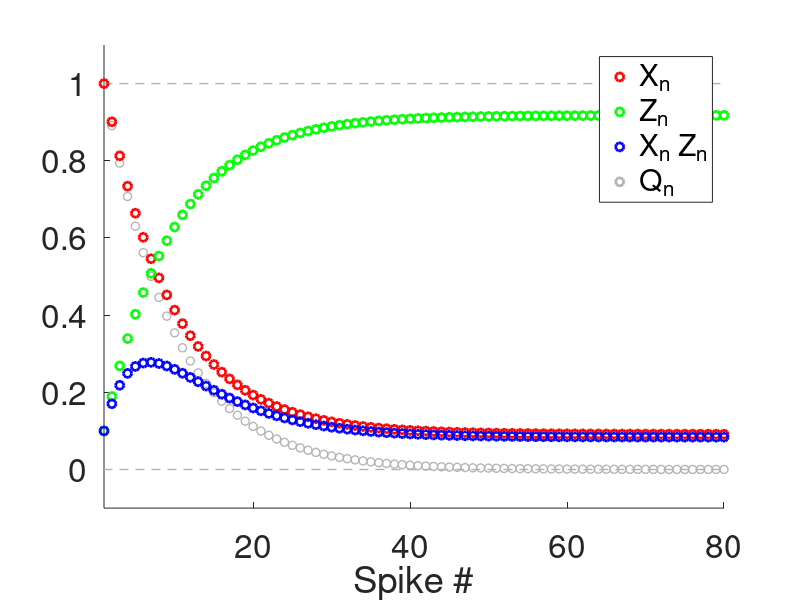
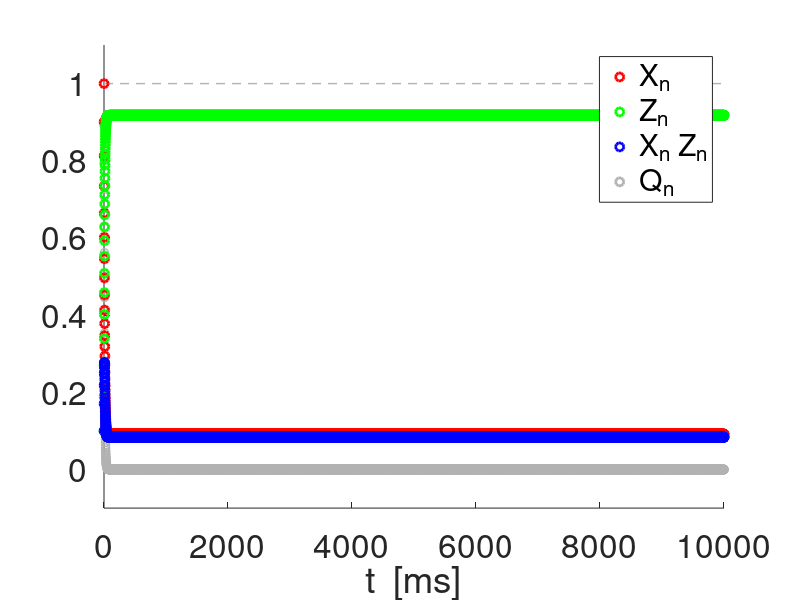
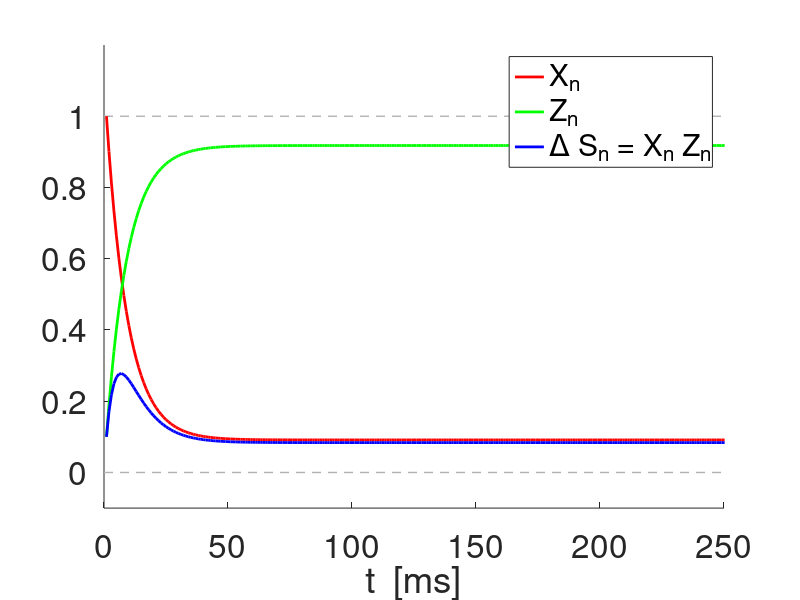

These charts were generated, in order, by the following MATLAB code:
% 2021-04-05

% DA model: evolution governed by the solution to the difference equations
% given by
% 
% Xn = Xss + Q(adep,taudep)^(n-1) (X1-Xss)
%
% Zn = Zss = Q(afac,taufac)^(n-1) (Z1-Zss)
%
% Q(astd,taustd) = (1-astd)*exp(-Deltaspk/taustd)
%
% Analysis of the dynamics of Q(astd,taustd)
%
% DA: Dayan & Abbott (2001)
%

clearvars;
close all;

lightblueish = [.4 .6 .9];
lightcoral = [0.94 0.5 0.5];
lightsalmon = [0.9 0.5 0.4];
mediumacquamarine = [0.4 0.8 0.6];
lightgray = [.7 .7 .7];
darkgray = [.3 .3 .3];
darkgray2 = [.1 .1 .1];


% Functions

Q=@(a,tau,Delta) (1-a).*exp(-Delta/tau);
Xbar=@(a,tau,Delta,Xinf) (1-exp(-Delta/tau))*Xinf./(1-(1-a).*exp(-Delta/tau));
Zbar=@(a,tau,Delta,Zinf) ((1-exp(-Delta/tau))*(1-a)*Zinf+a)./(1-(1-a).*exp(-Delta/tau));

% Parameters

% Reference parameter values:
%
% adep = 0.1;
% afac = 0.1;
Xinf = 1;
Zinf = 0;

astp = 0.1;
taustp = 100;

SpkFreqin = 1000;
SpkPerin = 1000/SpkFreqin;
Deltaspk = SpkPerin;


Nspk = 10000;
nvec = 1:1:Nspk;
Qn = Q(astp,taustp,Deltaspk).^(nvec-1);

% figure
% hold on
% plot(nvec,Qn,'o','Color',lightgray,'linewidth',2);
% axis([1 Nspk -0.1 1.1]);
% set(gca,'fontsize',24);
% xlabel('Spike #');

Xn = Xbar(astp,taustp,Deltaspk,Xinf)*(1-Qn)+Qn*1; 
Zn = Zbar(astp,taustp,Deltaspk,Zinf)*(1-Qn)+Qn*astp; 

figure
hold on
plot(-100,-100,'or','linewidth',2);
plot(-100,-100,'og','linewidth',2);
plot(-100,-100,'ob','linewidth',2);
plot(-100,-100,'o','Color',lightgray','linewidth',2);
plot([0 Nspk],[0 0],'--','Color',lightgray','linewidth',1);
plot([0 Nspk],[1 1],'--','Color',lightgray','linewidth',1);
plot(nvec,Qn,'o','Color',lightgray,'linewidth',1);
plot(nvec,Xn,'or','linewidth',2);
plot(nvec,Zn,'og','linewidth',2);
plot(nvec,Xn.*Zn,'ob','linewidth',2);
axis([1 80 -0.1 1.1]);
set(gca,'fontsize',24);
xlabel('Spike #');
legend('X_n','Z_n','X_n Z_n','Q_n');

tvec = nvec*Deltaspk;

figure
hold on
plot(-100,-100,'or','linewidth',2);
plot(-100,-100,'og','linewidth',2);
plot(-100,-100,'ob','linewidth',2);
plot(-100,-100,'o','Color',lightgray','linewidth',2);
plot([0 Nspk],[0 0],'--','Color',lightgray','linewidth',1);
plot([0 Nspk],[1 1],'--','Color',lightgray','linewidth',1);
plot(tvec,Qn,'o','Color',lightgray,'linewidth',1);
plot(tvec,Xn,'or','linewidth',2);
plot(tvec,Zn,'og','linewidth',2);
plot(tvec,Xn.*Zn,'ob','linewidth',2);
axis([0 Nspk*Deltaspk -0.1 1.1]);
set(gca,'fontsize',24);
xlabel('t  [ms]');
legend('X_n','Z_n','X_n Z_n','Q_n');

figure
hold on
plot(-100,-100,'-r','linewidth',2);
plot(-100,-100,'-g','linewidth',2);
plot(-100,-100,'-b','linewidth',2);
plot(-100,-100,'o','Color',lightgray','linewidth',2);
plot([0 1000],[0 0],'--','Color',lightgray','linewidth',1);
plot([0 1000],[1 1],'--','Color',lightgray','linewidth',1);
plot(tvec,Xn,'-r','linewidth',2);
plot(tvec,Zn,'-g','linewidth',2);
plot(tvec,Xn.*Zn,'-b','linewidth',2);
axis([0 250 -0.1 1.2]);
set(gca,'fontsize',24);
xlabel('t  [ms]');
legend('X_n','Z_n','\Delta S_n = X_n Z_n');




% Time scale for Q (time it takes for Q to decrease from Q=1 to Q = 0.37)
% sgma

alpha = 0.37;
sgma = log(alpha)/log(Q(astp,taustp,Deltaspk));


% Time scales for Xn and Zn (time it takes for Xn and  Zn to decrease from
% X1 and Z1 to X1*0.37 and Z1*0.37, respectively
% sgmad and sgmaf

adep = astp;
afac = astp;
taudep = taustp;
taufac = taustp;

sgmad = log(alpha)/log(Q(adep,taudep,Deltaspk));

% log((alpha*Xn(1)-Xbar(adep,taudep,Deltaspk,Xinf))/(Xn(1)-Xbar(adep,taudep,Deltaspk,Xinf)))/log(Q(adep,taudep,Deltaspk));
% sgmadf= log((alpha*Zn(1)-Zbar(afac,taufac,Deltaspk,Zinf))/(Zn(1)-Zbar(afac,taufac,Deltaspk,Zinf)))/log(Q(afac,taufac,Deltaspk));


% % Continuous version
% 
% x = 1:0.01:Nspk;
% Qx = Q(astp,taustp,Deltaspk).^(x-1);
% Qx1 = Qx.*log(Q(astp,taustp,Deltaspk));
% 
% plot(x,Qx,'-r','linewidth',2);
% plot(x,Qx1,'-g','linewidth',2);
